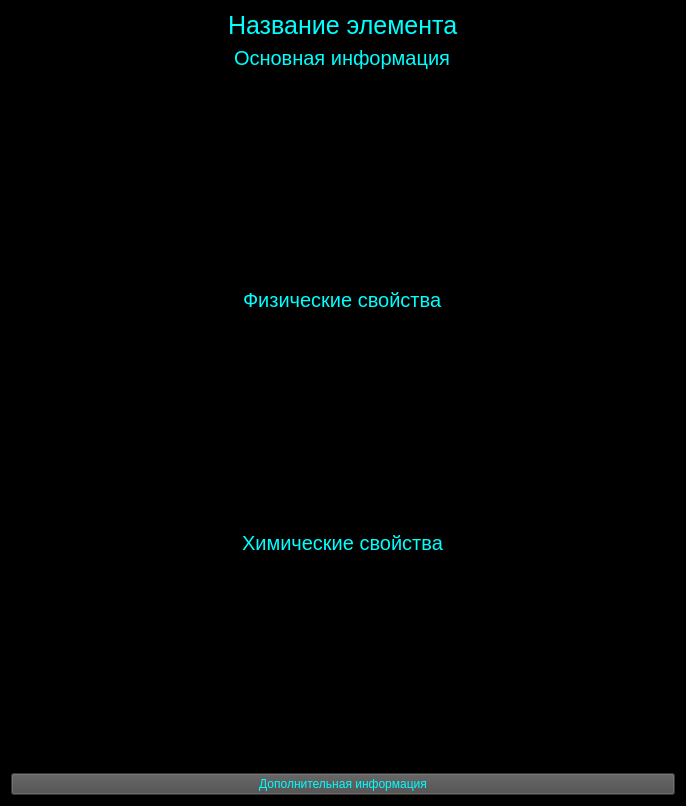
<?xml version="1.0" encoding="UTF-8"?>
<ui version="4.0">
 <class>Form</class>
 <widget class="QWidget" name="Form">
  <property name="geometry">
   <rect>
    <x>0</x>
    <y>0</y>
    <width>686</width>
    <height>806</height>
   </rect>
  </property>
  <property name="windowTitle">
   <string>Form</string>
  </property>
  <property name="styleSheet">
   <string notr="true">background-color: rgb(0, 0, 0);</string>
  </property>
  <layout class="QVBoxLayout" name="verticalLayout">
   <item alignment="Qt::AlignHCenter">
    <widget class="QLabel" name="el_name_label">
     <property name="font">
      <font>
       <pointsize>19</pointsize>
      </font>
     </property>
     <property name="styleSheet">
      <string notr="true">color: rgb(0, 255, 255);</string>
     </property>
     <property name="text">
      <string>Название элемента</string>
     </property>
    </widget>
   </item>
   <item alignment="Qt::AlignHCenter">
    <widget class="QLabel" name="label_2">
     <property name="font">
      <font>
       <pointsize>15</pointsize>
      </font>
     </property>
     <property name="styleSheet">
      <string notr="true">color: rgb(0, 255, 255);</string>
     </property>
     <property name="text">
      <string>Основная информация</string>
     </property>
    </widget>
   </item>
   <item>
    <widget class="QTextBrowser" name="info">
     <property name="font">
      <font>
       <pointsize>14</pointsize>
      </font>
     </property>
     <property name="styleSheet">
      <string notr="true">color: rgb(0, 255, 255);</string>
     </property>
     <property name="html">
      <string>&lt;!DOCTYPE HTML PUBLIC &quot;-//W3C//DTD HTML 4.0//EN&quot; &quot;http://www.w3.org/TR/REC-html40/strict.dtd&quot;&gt;
&lt;html&gt;&lt;head&gt;&lt;meta name=&quot;qrichtext&quot; content=&quot;1&quot; /&gt;&lt;style type=&quot;text/css&quot;&gt;
p, li { white-space: pre-wrap; }
&lt;/style&gt;&lt;/head&gt;&lt;body style=&quot; font-family:'MS Shell Dlg 2'; font-size:14pt; font-weight:400; font-style:normal;&quot;&gt;
&lt;p style=&quot;-qt-paragraph-type:empty; margin-top:0px; margin-bottom:0px; margin-left:0px; margin-right:0px; -qt-block-indent:0; text-indent:0px; font-size:8.25pt;&quot;&gt;&lt;br /&gt;&lt;/p&gt;&lt;/body&gt;&lt;/html&gt;</string>
     </property>
    </widget>
   </item>
   <item alignment="Qt::AlignHCenter">
    <widget class="QLabel" name="label_3">
     <property name="font">
      <font>
       <pointsize>15</pointsize>
      </font>
     </property>
     <property name="styleSheet">
      <string notr="true">color: rgb(0, 255, 255);</string>
     </property>
     <property name="text">
      <string>Физические свойства</string>
     </property>
    </widget>
   </item>
   <item>
    <widget class="QTextBrowser" name="physics">
     <property name="font">
      <font>
       <pointsize>12</pointsize>
      </font>
     </property>
     <property name="styleSheet">
      <string notr="true">color: rgb(0, 255, 255);</string>
     </property>
     <property name="html">
      <string>&lt;!DOCTYPE HTML PUBLIC &quot;-//W3C//DTD HTML 4.0//EN&quot; &quot;http://www.w3.org/TR/REC-html40/strict.dtd&quot;&gt;
&lt;html&gt;&lt;head&gt;&lt;meta name=&quot;qrichtext&quot; content=&quot;1&quot; /&gt;&lt;style type=&quot;text/css&quot;&gt;
p, li { white-space: pre-wrap; }
&lt;/style&gt;&lt;/head&gt;&lt;body style=&quot; font-family:'MS Shell Dlg 2'; font-size:12pt; font-weight:400; font-style:normal;&quot;&gt;
&lt;p style=&quot;-qt-paragraph-type:empty; margin-top:0px; margin-bottom:0px; margin-left:0px; margin-right:0px; -qt-block-indent:0; text-indent:0px; font-size:8.25pt;&quot;&gt;&lt;br /&gt;&lt;/p&gt;&lt;/body&gt;&lt;/html&gt;</string>
     </property>
    </widget>
   </item>
   <item alignment="Qt::AlignHCenter">
    <widget class="QLabel" name="label_4">
     <property name="font">
      <font>
       <pointsize>15</pointsize>
      </font>
     </property>
     <property name="styleSheet">
      <string notr="true">color: rgb(0, 255, 255);</string>
     </property>
     <property name="text">
      <string>Химические свойства</string>
     </property>
    </widget>
   </item>
   <item>
    <widget class="QTextBrowser" name="chemistry">
     <property name="font">
      <font>
       <pointsize>12</pointsize>
      </font>
     </property>
     <property name="styleSheet">
      <string notr="true">color: rgb(0, 255, 255);</string>
     </property>
     <property name="html">
      <string>&lt;!DOCTYPE HTML PUBLIC &quot;-//W3C//DTD HTML 4.0//EN&quot; &quot;http://www.w3.org/TR/REC-html40/strict.dtd&quot;&gt;
&lt;html&gt;&lt;head&gt;&lt;meta name=&quot;qrichtext&quot; content=&quot;1&quot; /&gt;&lt;style type=&quot;text/css&quot;&gt;
p, li { white-space: pre-wrap; }
&lt;/style&gt;&lt;/head&gt;&lt;body style=&quot; font-family:'MS Shell Dlg 2'; font-size:12pt; font-weight:400; font-style:normal;&quot;&gt;
&lt;p style=&quot;-qt-paragraph-type:empty; margin-top:0px; margin-bottom:0px; margin-left:0px; margin-right:0px; -qt-block-indent:0; text-indent:0px; font-size:8.25pt;&quot;&gt;&lt;br /&gt;&lt;/p&gt;&lt;/body&gt;&lt;/html&gt;</string>
     </property>
    </widget>
   </item>
   <item>
    <widget class="QPushButton" name="add_info">
     <property name="styleSheet">
      <string notr="true">color: rgb(0, 255, 255);
background-color: rgb(75, 75, 75);
</string>
     </property>
     <property name="text">
      <string>Дополнительная информация</string>
     </property>
    </widget>
   </item>
  </layout>
 </widget>
 <resources/>
 <connections/>
</ui>
